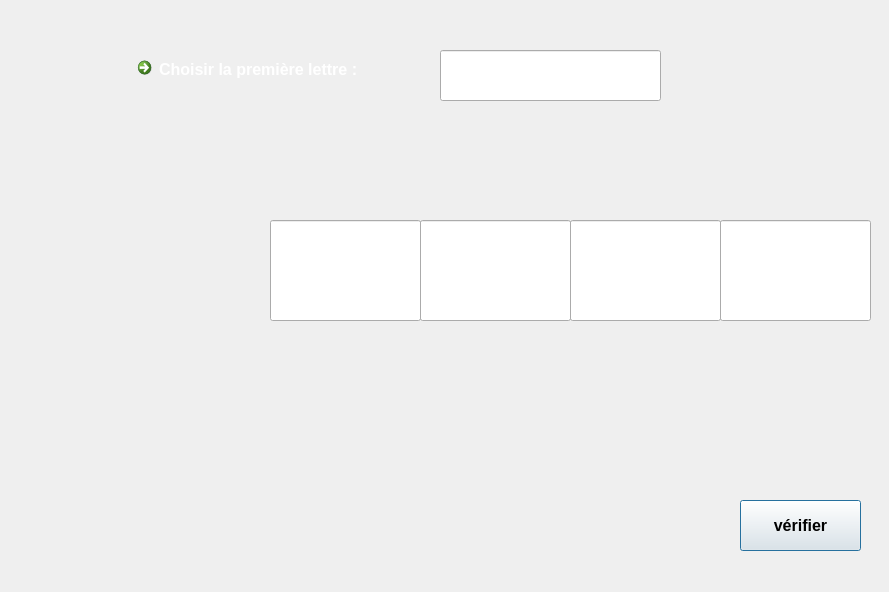
<?xml version="1.0" encoding="UTF-8"?>
<ui version="4.0">
 <class>cinema</class>
 <widget class="QDialog" name="cinema">
  <property name="geometry">
   <rect>
    <x>0</x>
    <y>0</y>
    <width>889</width>
    <height>592</height>
   </rect>
  </property>
  <property name="windowTitle">
   <string>Dialog</string>
  </property>
  <widget class="QLabel" name="label">
   <property name="geometry">
    <rect>
     <x>-10</x>
     <y>-30</y>
     <width>901</width>
     <height>621</height>
    </rect>
   </property>
   <property name="text">
    <string/>
   </property>
   <property name="pixmap">
    <pixmap>../../Desktop/cin.jpg</pixmap>
   </property>
   <property name="scaledContents">
    <bool>true</bool>
   </property>
  </widget>
  <widget class="QLineEdit" name="lineEdit">
   <property name="geometry">
    <rect>
     <x>270</x>
     <y>220</y>
     <width>151</width>
     <height>101</height>
    </rect>
   </property>
  </widget>
  <widget class="QLineEdit" name="lineEdit_2">
   <property name="geometry">
    <rect>
     <x>420</x>
     <y>220</y>
     <width>151</width>
     <height>101</height>
    </rect>
   </property>
  </widget>
  <widget class="QLineEdit" name="lineEdit_3">
   <property name="geometry">
    <rect>
     <x>570</x>
     <y>220</y>
     <width>151</width>
     <height>101</height>
    </rect>
   </property>
  </widget>
  <widget class="QLineEdit" name="lineEdit_4">
   <property name="geometry">
    <rect>
     <x>720</x>
     <y>220</y>
     <width>151</width>
     <height>101</height>
    </rect>
   </property>
  </widget>
  <widget class="QPushButton" name="pushButton">
   <property name="geometry">
    <rect>
     <x>740</x>
     <y>500</y>
     <width>121</width>
     <height>51</height>
    </rect>
   </property>
   <property name="font">
    <font>
     <pointsize>12</pointsize>
     <weight>75</weight>
     <bold>true</bold>
    </font>
   </property>
   <property name="text">
    <string>vérifier</string>
   </property>
  </widget>
  <widget class="QLabel" name="label_2">
   <property name="geometry">
    <rect>
     <x>30</x>
     <y>420</y>
     <width>211</width>
     <height>151</height>
    </rect>
   </property>
   <property name="text">
    <string/>
   </property>
   <property name="pixmap">
    <pixmap>../../Desktop/g.jpg</pixmap>
   </property>
   <property name="scaledContents">
    <bool>true</bool>
   </property>
  </widget>
  <widget class="QLabel" name="label_3">
   <property name="geometry">
    <rect>
     <x>110</x>
     <y>140</y>
     <width>761</width>
     <height>181</height>
    </rect>
   </property>
   <property name="text">
    <string/>
   </property>
   <property name="pixmap">
    <pixmap>../../Desktop/mo.png</pixmap>
   </property>
   <property name="scaledContents">
    <bool>true</bool>
   </property>
  </widget>
  <widget class="QCommandLinkButton" name="commandLinkButton">
   <property name="geometry">
    <rect>
     <x>130</x>
     <y>50</y>
     <width>311</width>
     <height>41</height>
    </rect>
   </property>
   <property name="font">
    <font>
     <family>Segoe UI</family>
     <pointsize>12</pointsize>
     <weight>75</weight>
     <bold>true</bold>
    </font>
   </property>
   <property name="styleSheet">
    <string notr="true">color: rgb(255, 255, 255);</string>
   </property>
   <property name="text">
    <string>Choisir la première lettre :</string>
   </property>
  </widget>
  <widget class="QLineEdit" name="lineEdit_5">
   <property name="geometry">
    <rect>
     <x>440</x>
     <y>50</y>
     <width>221</width>
     <height>51</height>
    </rect>
   </property>
   <property name="font">
    <font>
     <pointsize>14</pointsize>
     <weight>75</weight>
     <bold>true</bold>
    </font>
   </property>
   <property name="text">
    <string/>
   </property>
  </widget>
  <zorder>label</zorder>
  <zorder>label_3</zorder>
  <zorder>pushButton</zorder>
  <zorder>lineEdit_4</zorder>
  <zorder>lineEdit_3</zorder>
  <zorder>lineEdit_2</zorder>
  <zorder>lineEdit</zorder>
  <zorder>label_2</zorder>
  <zorder>commandLinkButton</zorder>
  <zorder>lineEdit_5</zorder>
 </widget>
 <resources/>
 <connections/>
</ui>
